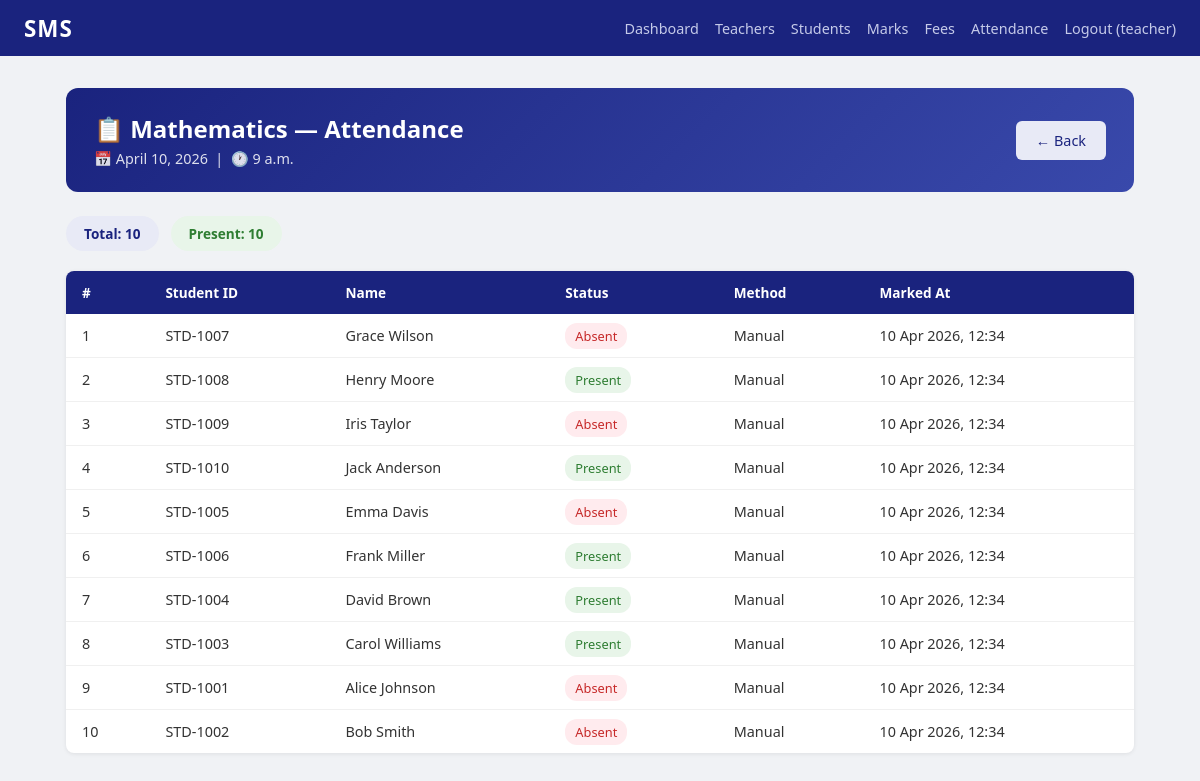
Page /attendance/session/1/records/ (signed in) on the committed database.
### users/models.py (models this page shows, shortened)
class CustomUser(AbstractUser):
    ROLE_ADMIN   = 'admin'
    ROLE_TEACHER = 'teacher'
    ROLE_STUDENT = 'student'
    ROLE_CHOICES = [
        (ROLE_ADMIN,   'Admin'),
        (ROLE_TEACHER, 'Teacher'),
        (ROLE_STUDENT, 'Student'),
    ]
    role = models.CharField(max_length=10, choices=ROLE_CHOICES, default=ROLE_STUDENT)

### attendance/models.py (models this page shows, shortened)
class Session(models.Model):
    subject = models.ForeignKey(Subject, on_delete=models.CASCADE, related_name='sessions')
    date = models.DateField(default=timezone.now)
    start_time = models.TimeField()
    end_time = models.TimeField(null=True, blank=True)
    qr_token = models.UUIDField(default=uuid.uuid4, unique=True, editable=False)
    qr_valid_until = models.DateTimeField(null=True, blank=True)
    is_active = models.BooleanField(default=True)
    created_by = models.ForeignKey(
        'users.CustomUser', on_delete=models.SET_NULL, null=True, related_name='sessions_created'
    )
    class Meta:
        ordering = ['-date', '-start_time']

class Attendance(models.Model):
    METHOD_MANUAL = 'manual'
    METHOD_QR = 'qr'
    METHOD_CHOICES = [
        (METHOD_MANUAL, 'Manual'),
        (METHOD_QR, 'QR Code'),
    ]
    STATUS_PRESENT = 'present'
    STATUS_ABSENT = 'absent'
    STATUS_LATE = 'late'
    STATUS_CHOICES = [
        (STATUS_PRESENT, 'Present'),
        (STATUS_ABSENT, 'Absent'),
        (STATUS_LATE, 'Late'),
    ]
    session = models.ForeignKey(Session, on_delete=models.CASCADE, related_name='attendances')
    student = models.ForeignKey(Student, on_delete=models.CASCADE, related_name='attendances')
    status = models.CharField(max_length=10, choices=STATUS_CHOICES, default=STATUS_PRESENT)
    method = models.CharField(max_length=10, choices=METHOD_CHOICES, default=METHOD_MANUAL)
    marked_at = models.DateTimeField(auto_now_add=True)
    class Meta:
        unique_together = ('session', 'student')
        ordering = ['-marked_at']

### students/models.py (models this page shows, shortened)
class Subject(models.Model):
    name = models.CharField(max_length=100, unique=True)
    department = models.ForeignKey(Department, on_delete=models.SET_NULL, null=True, blank=True)
    code = models.CharField(max_length=20, blank=True)

class Student(models.Model):
    user = models.OneToOneField(CustomUser, on_delete=models.CASCADE, related_name='student_profile')
    student_id = models.CharField(max_length=20, unique=True)
    department = models.ForeignKey(Department, on_delete=models.SET_NULL, null=True)
    age = models.PositiveIntegerField(default=18)
    address = models.CharField(max_length=500, blank=True)
    phone = models.CharField(max_length=20, blank=True)
    enrolled_date = models.DateField(auto_now_add=True)
    class Meta:
        ordering = ['student_id']

### attendance/views.py (the view)
# urls.py: path('session/<int:session_id>/records/', session_records_view, name='session_records'),
@login_required
def session_records_view(request, session_id):
    session = get_object_or_404(Session, id=session_id)
    records = Attendance.objects.filter(session=session).select_related('student__user')
    return render(request, 'teacher/session_records.html', {'session': session, 'records': records})

### templates/teacher/session_records.html (shortened to what this page needs)
{% extends 'base.html' %}
{% block content %}
<div class="records-header">
    <div>
        <h2>📋 {{ session.subject.name }} — Attendance</h2>
        <p>📅 {{ session.date }} &nbsp;|&nbsp; 🕐 {{ session.start_time }}</p>
    </div>
    <a href="{% url 'attendance' %}" class="btn btn-secondary">← Back</a>
</div>
<div class="summary-row">
    <span class="summary-pill pill-total">Total: {{ records.count }}</span>
    <span class="summary-pill pill-present">Present: {{ records|length }}</span>
</div>
<table class="table">
    <thead>
        <tr>
            <th>#</th>
            <th>Student ID</th>
            <th>Name</th>
            <th>Status</th>
            <th>Method</th>
            <th>Marked At</th>
        </tr>
    </thead>
    <tbody>
        {% for r in records %}
        <tr>
            <td>{{ forloop.counter }}</td>
            <td>{{ r.student.student_id }}</td>
            <td>{{ r.student.user.get_full_name }}</td>
            <td>
                <span class="badge badge-{{ r.status }}">
                    {{ r.get_status_display }}
                </span>
            </td>
            <td>{{ r.get_method_display }}</td>
            <td>{{ r.marked_at|date:"d M Y, H:i" }}</td>
        </tr>
        {% empty %}
        <tr><td colspan="6" style="text-align:center;color:#888;">No attendance records for this session.</td></tr>
        {% endfor %}
    </tbody>
</table>
{% endblock %}

### templates/base.html (shortened to what this page needs)
<!DOCTYPE html>
<html lang="en">
<head>
    {% load static %}
    <link rel="stylesheet" href="{% static 'css/main.css' %}">
</head>
<body>
{% if user.is_authenticated %}
<nav class="navbar">
    <div class="nav-brand">SMS</div>
    <ul class="nav-links">
        <li><a href="{% url 'dashboard' %}">Dashboard</a></li>
        {% if user.role == 'admin' or user.is_superuser %}
        <li><a href="{% url 'teacher_list' %}">Teachers</a></li>
        <li><a href="{% url 'student_list' %}">Students</a></li>
        <li><a href="{% url 'marks' %}">Marks</a></li>
        <li><a href="{% url 'fees' %}">Fees</a></li>
        <li><a href="{% url 'attendance' %}">Attendance</a></li>
        {% elif user.role == 'teacher' %}
        <li><a href="{% url 'student_list' %}">Students</a></li>
        <li><a href="{% url 'marks' %}">Marks</a></li>
        <li><a href="{% url 'fees' %}">Fees</a></li>
        <li><a href="{% url 'attendance' %}">Attendance</a></li>
        {% else %}
        <li><a href="{% url 'student_profile' %}">Profile</a></li>
        <li><a href="{% url 'marks' %}">My Marks</a></li>
        <li><a href="{% url 'fees' %}">My Fees</a></li>
        <li><a href="{% url 'attendance' %}">Attendance</a></li>
        {% endif %}
        <li><a href="{% url 'logout' %}">Logout ({{ user.username }})</a></li>
    </ul>
</nav>
{% endif %}
<main class="container">
    {% block content %}{% endblock %}
</main>
</body>
</html>

### static/css/main.css (style rules this page uses)
* { box-sizing: border-box; margin: 0; padding: 0; }
body { font-family: 'Segoe UI', sans-serif; background: #f0f2f5; color: #333; }
.navbar { background: #1a237e; color: white; display: flex; align-items: center; justify-content: space-between; padding: 0 24px; height: 56px; }
.nav-brand { font-size: 1.4rem; font-weight: 700; letter-spacing: 1px; }
.nav-links { list-style: none; display: flex; gap: 16px; }
.nav-links a { color: #c5cae9; text-decoration: none; font-size: 0.9rem; }
.container { max-width: 1100px; margin: 32px auto; padding: 0 16px; }
.btn { display: inline-block; padding: 10px 20px; border: none; border-radius: 6px; cursor: pointer; font-size: 0.9rem; text-decoration: none; text-align: center; }
.btn-secondary { background: #e8eaf6; color: #1a237e; }
.table { width: 100%; border-collapse: collapse; background: white; border-radius: 8px; overflow: hidden; box-shadow: 0 1px 4px rgba(0,0,0,0.08); }
.table th { background: #1a237e; color: white; padding: 12px 16px; text-align: left; font-size: 0.85rem; }
.table td { padding: 12px 16px; border-bottom: 1px solid #f0f0f0; font-size: 0.9rem; }
.table tr:last-child td { border-bottom: none; }
.badge { padding: 4px 10px; border-radius: 12px; font-size: 0.8rem; font-weight: 500; }
.badge-present { background: #e8f5e9; color: #2e7d32; }
.badge-absent { background: #ffebee; color: #c62828; }

### templates/teacher/session_records.html (style rules this page uses)
.records-header { background: linear-gradient(135deg, #1a237e, #3949ab); color: white; border-radius: 12px; padding: 24px 28px; margin-bottom: 24px; display: flex; justify-content: space-between; align-items: center; }
.records-header h2 { margin: 0 0 4px; }
.records-header p { margin: 0; opacity: 0.85; font-size: 0.9rem; }
.summary-row { display: flex; gap: 12px; margin-bottom: 20px; flex-wrap: wrap; }
.summary-pill { padding: 8px 18px; border-radius: 20px; font-size: 0.85rem; font-weight: 600; }
.pill-total { background: #e8eaf6; color: #1a237e; }
.pill-present { background: #e8f5e9; color: #2e7d32; }

### rows in the picture
CustomUser: username "teacher"
Session: subject.name "Mathematics", date "April 10, 2026", start_time "9 a.m."
Attendance: student.student_id "STD-1007", student.user.get_full_name "Grace Wilson", status "Absent", method "Manual", marked_at "10 Apr 2026, 12:34"
Attendance: student.student_id "STD-1008", student.user.get_full_name "Henry Moore", status "Present", method "Manual", marked_at "10 Apr 2026, 12:34"
Attendance: student.student_id "STD-1009", student.user.get_full_name "Iris Taylor", status "Absent", method "Manual", marked_at "10 Apr 2026, 12:34"
Attendance: student.student_id "STD-1010", student.user.get_full_name "Jack Anderson", status "Present", method "Manual", marked_at "10 Apr 2026, 12:34"
Attendance: student.student_id "STD-1005", student.user.get_full_name "Emma Davis", status "Absent", method "Manual", marked_at "10 Apr 2026, 12:34"
Attendance: student.student_id "STD-1006", student.user.get_full_name "Frank Miller", status "Present", method "Manual", marked_at "10 Apr 2026, 12:34"
Attendance: student.student_id "STD-1004", student.user.get_full_name "David Brown", status "Present", method "Manual", marked_at "10 Apr 2026, 12:34"
Attendance: student.student_id "STD-1003", student.user.get_full_name "Carol Williams", status "Present", method "Manual", marked_at "10 Apr 2026, 12:34"
Attendance: student.student_id "STD-1001", student.user.get_full_name "Alice Johnson", status "Absent", method "Manual", marked_at "10 Apr 2026, 12:34"
Attendance: student.student_id "STD-1002", student.user.get_full_name "Bob Smith", status "Absent", method "Manual", marked_at "10 Apr 2026, 12:34"

### other values in the picture
{{ records.count }} "10"
{{ records|length }} "10"
